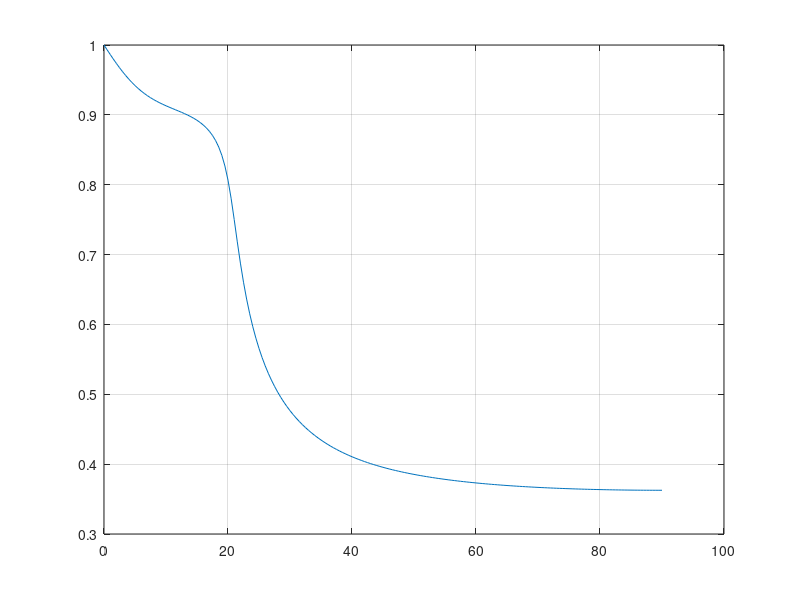

Write the MATLAB code that produced this figure. (Note: this script raises an error after producing the figure.)
% 2016 06 06  Plane wave reflection coefficients

% Reflection coeff
c1 = 1525;
rho1 = 1;
c2 = 1630;
rho2 = 2;
freq = 3500;

delta = 0.01;
k1 = 2*pi*freq/c1;
k2 = 2*pi*freq/c2*(1+1i*delta);
theta1 = 0:pi/360:pi/2;

k1z = k1*sin(theta1);
k2z = sqrt(k2.^2-k1.^2*cos(theta1).^2);

R = (rho2*k1z-rho1*k2z)./(rho2*k1z+rho1*k2z);

figure
plot(theta1/pi*180,abs(R));
grid

% % No loss case
% theta2 = acos(k1*cos(theta1)/k2);
% Z1 = rho1/c1./sin(theta1);
% Z2 = rho2/c2./sin(theta2);
% R = (Z2-Z1)./(Z2+Z1);

% Load mode function
base_path = 'F:\Dropbox\0_APL_normal_mode\kraken\tests\wjlee_tests';
mode_path = sprintf('%s/%s',base_path,'20160606_ESPM');
mode_file = 'espm_case1b.mod';
modes = read_modes(fullfile(mode_path,mode_file));

k_real = real(modes.k);
k_imag = imag(modes.k);
theta_k_real = acos(k_real/k1);

figure
plot(theta1/pi*180,abs(R));
hold on
plot(theta_k_real/pi*180,exp(+k_imag),'.');

